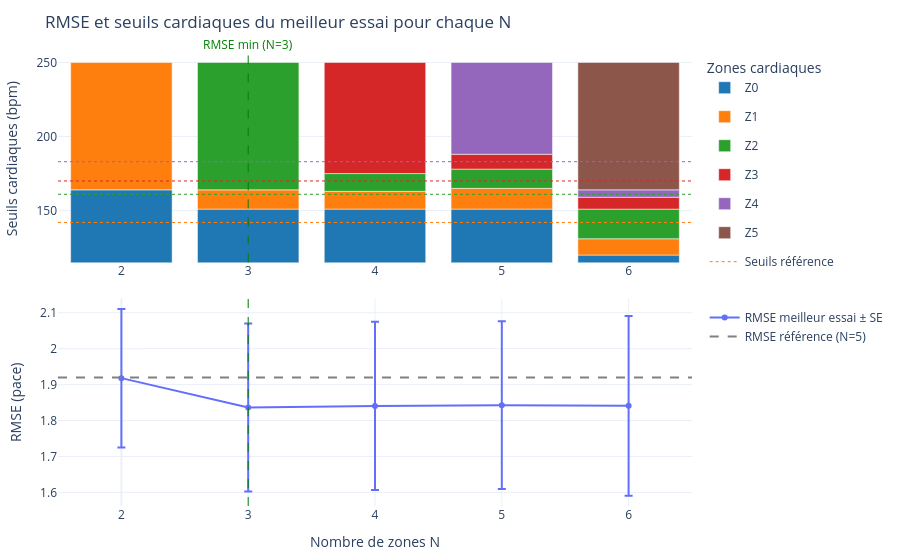

Notebook code for this chart:
### Code cell
model.plot.best_zones_per_n().show()

### Figure 1 — Plotly figure (JSON) as saved in the notebook; plotly's stock layout.template omitted (floating-point values rounded to 4 significant figures)
{"data": [{"base": [0, 0, 0, 0, 0], "customdata": [[0.0, 164.0], [0.0, 151.0], [0.0, 151.0], [0.0, 151.0], [0.0, 120.0]], "hovertemplate": "%{hovertext}<br>Z0 : %{customdata[0]:.0f}–%{customdata[1]:.0f} bpm<extra></extra>", "hovertext": ["N=2", "N=3", "N=4", "N=5", "N=6"], "marker": {"color": "#1f77b4"}, "name": "Z0", "type": "bar", "width": 0.8, "x": [0, 1, 2, 3, 4], "xaxis": "x", "y": [164.0, 151.0, 151.0, 151.0, 120.0], "yaxis": "y"}, {"base": [164, 151, 151, 151, 120], "customdata": [[164.0, 250.0], [151.0, 164.0], [151.0, 163.0], [151.0, 165.0], [120.0, 131.0]], "hovertemplate": "%{hovertext}<br>Z1 : %{customdata[0]:.0f}–%{customdata[1]:.0f} bpm<extra></extra>", "hovertext": ["N=2", "N=3", "N=4", "N=5", "N=6"], "marker": {"color": "#ff7f0e"}, "name": "Z1", "type": "bar", "width": 0.8, "x": [0, 1, 2, 3, 4], "xaxis": "x", "y": [86.0, 13.0, 12.0, 14.0, 11.0], "yaxis": "y"}, {"base": [250, 164, 163, 165, 131], "customdata": [[250.0, NaN], [164.0, 250.0], [163.0, 175.0], [165.0, 178.0], [131.0, 151.0]], "hovertemplate": "%{hovertext}<br>Z2 : %{customdata[0]:.0f}–%{customdata[1]:.0f} bpm<extra></extra>", "hovertext": ["N=2", "N=3", "N=4", "N=5", "N=6"], "marker": {"color": "#2ca02c"}, "name": "Z2", "type": "bar", "width": 0.8, "x": [0, 1, 2, 3, 4], "xaxis": "x", "y": [NaN, 86.0, 12.0, 13.0, 20.0], "yaxis": "y"}, {"base": [null, 250, 175, 178, 151], "customdata": [[NaN, NaN], [250.0, NaN], [175.0, 250.0], [178.0, 188.0], [151.0, 159.0]], "hovertemplate": "%{hovertext}<br>Z3 : %{customdata[0]:.0f}–%{customdata[1]:.0f} bpm<extra></extra>", "hovertext": ["N=2", "N=3", "N=4", "N=5", "N=6"], "marker": {"color": "#d62728"}, "name": "Z3", "type": "bar", "width": 0.8, "x": [0, 1, 2, 3, 4], "xaxis": "x", "y": [NaN, NaN, 75.0, 10.0, 8.0], "yaxis": "y"}, {"base": [null, null, 250, 188, 159], "customdata": [[NaN, NaN], [NaN, NaN], [250.0, NaN], [188.0, 250.0], [159.0, 164.0]], "hovertemplate": "%{hovertext}<br>Z4 : %{customdata[0]:.0f}–%{customdata[1]:.0f} bpm<extra></extra>", "hovertext": ["N=2", "N=3", "N=4", "N=5", "N=6"], "marker": {"color": "#9467bd"}, "name": "Z4", "type": "bar", "width": 0.8, "x": [0, 1, 2, 3, 4], "xaxis": "x", "y": [NaN, NaN, NaN, 62.0, 5.0], "yaxis": "y"}, {"base": [null, null, null, 250, 164], "customdata": [[NaN, NaN], [NaN, NaN], [NaN, NaN], [250.0, NaN], [164.0, 250.0]], "hovertemplate": "%{hovertext}<br>Z5 : %{customdata[0]:.0f}–%{customdata[1]:.0f} bpm<extra></extra>", "hovertext": ["N=2", "N=3", "N=4", "N=5", "N=6"], "marker": {"color": "#8c564b"}, "name": "Z5", "type": "bar", "width": 0.8, "x": [0, 1, 2, 3, 4], "xaxis": "x", "y": [NaN, NaN, NaN, NaN, 86.0], "yaxis": "y"}, {"hovertemplate": "Seuil référence : 142 bpm<extra></extra>", "legendgroup": "reference_cuts", "line": {"color": "#ff7f0e", "dash": "dot", "width": 1}, "mode": "lines", "name": "Seuils référence", "showlegend": true, "type": "scatter", "x": [-0.5, 4.5], "xaxis": "x", "y": [142, 142], "yaxis": "y"}, {"hovertemplate": "Seuil référence : 161 bpm<extra></extra>", "legendgroup": "reference_cuts", "line": {"color": "#2ca02c", "dash": "dot", "width": 1}, "mode": "lines", "name": "Seuils référence", "showlegend": false, "type": "scatter", "x": [-0.5, 4.5], "xaxis": "x", "y": [161, 161], "yaxis": "y"}, {"hovertemplate": "Seuil référence : 170 bpm<extra></extra>", "legendgroup": "reference_cuts", "line": {"color": "#d62728", "dash": "dot", "width": 1}, "mode": "lines", "name": "Seuils référence", "showlegend": false, "type": "scatter", "x": [-0.5, 4.5], "xaxis": "x", "y": [170, 170], "yaxis": "y"}, {"hovertemplate": "Seuil référence : 183 bpm<extra></extra>", "legendgroup": "reference_cuts", "line": {"color": "#9467bd", "dash": "dot", "width": 1}, "mode": "lines", "name": "Seuils référence", "showlegend": false, "type": "scatter", "x": [-0.5, 4.5], "xaxis": "x", "y": [183, 183], "yaxis": "y"}, {"customdata": [[2.0, 7.0, 0.1927], [3.0, 18.0, 0.2335], [4.0, 50.0, 0.2343], [5.0, 31.0, 0.2333], [6.0, 29.0, 0.25]], "error_y": {"array": [0.1927, 0.2335, 0.2343, 0.2333, 0.25], "type": "data"}, "hovertemplate": "N=%{customdata[0]:.0f} (essai %{customdata[1]:.0f})<br>RMSE : %{y:.4f} ± %{customdata[2]:.4f}<extra></extra>", "legend": "legend2", "mode": "lines+markers", "name": "RMSE meilleur essai ± SE", "type": "scatter", "x": [0, 1, 2, 3, 4], "xaxis": "x2", "y": [1.918, 1.836, 1.841, 1.843, 1.841], "yaxis": "y2"}, {"hovertemplate": "RMSE référence : %{y:.4f}<extra></extra>", "legend": "legend2", "line": {"color": "gray", "dash": "dash"}, "mode": "lines", "name": "RMSE référence (N=5)", "type": "scatter", "x": [-0.5, 4.5], "xaxis": "x2", "y": [1.919, 1.919], "yaxis": "y2"}], "layout": {"annotations": [{"font": {"color": "green"}, "showarrow": false, "text": "RMSE min (N=3)", "x": 1, "xref": "x", "y": 1, "yanchor": "bottom", "yref": "paper"}], "barmode": "overlay", "hoverlabel": {"namelength": -1}, "legend": {"orientation": "v", "title": {"text": "Zones cardiaques"}, "x": 1.02, "y": 1, "yanchor": "top"}, "legend2": {"orientation": "v", "x": 1.02, "y": 0.45, "yanchor": "top"}, "margin": {"b": 45, "l": 50, "r": 200, "t": 55}, "shapes": [{"line": {"color": "green", "dash": "dash", "width": 1}, "type": "line", "x0": 1, "x1": 1, "xref": "x", "y0": 0, "y1": 1, "yref": "y domain"}, {"line": {"color": "green", "dash": "dash", "width": 1}, "type": "line", "x0": 1, "x1": 1, "xref": "x2", "y0": 0, "y1": 1, "yref": "y2 domain"}], "title": {"subtitle": {"text": ""}, "text": "RMSE et seuils cardiaques du meilleur essai pour chaque N"}, "xaxis": {"anchor": "y", "domain": [0, 1], "matches": "x2", "showticklabels": true, "ticktext": ["2", "3", "4", "5", "6"], "tickvals": [0, 1, 2, 3, 4]}, "xaxis2": {"anchor": "y2", "domain": [0, 1], "showticklabels": true, "ticktext": ["2", "3", "4", "5", "6"], "tickvals": [0, 1, 2, 3, 4], "title": {"text": "Nombre de zones N"}}, "yaxis": {"anchor": "x", "domain": [0.54, 1], "range": [115, 255], "title": {"text": "Seuils cardiaques (bpm)"}}, "yaxis2": {"anchor": "x2", "domain": [0, 0.46], "title": {"text": "RMSE (pace)"}}}}
